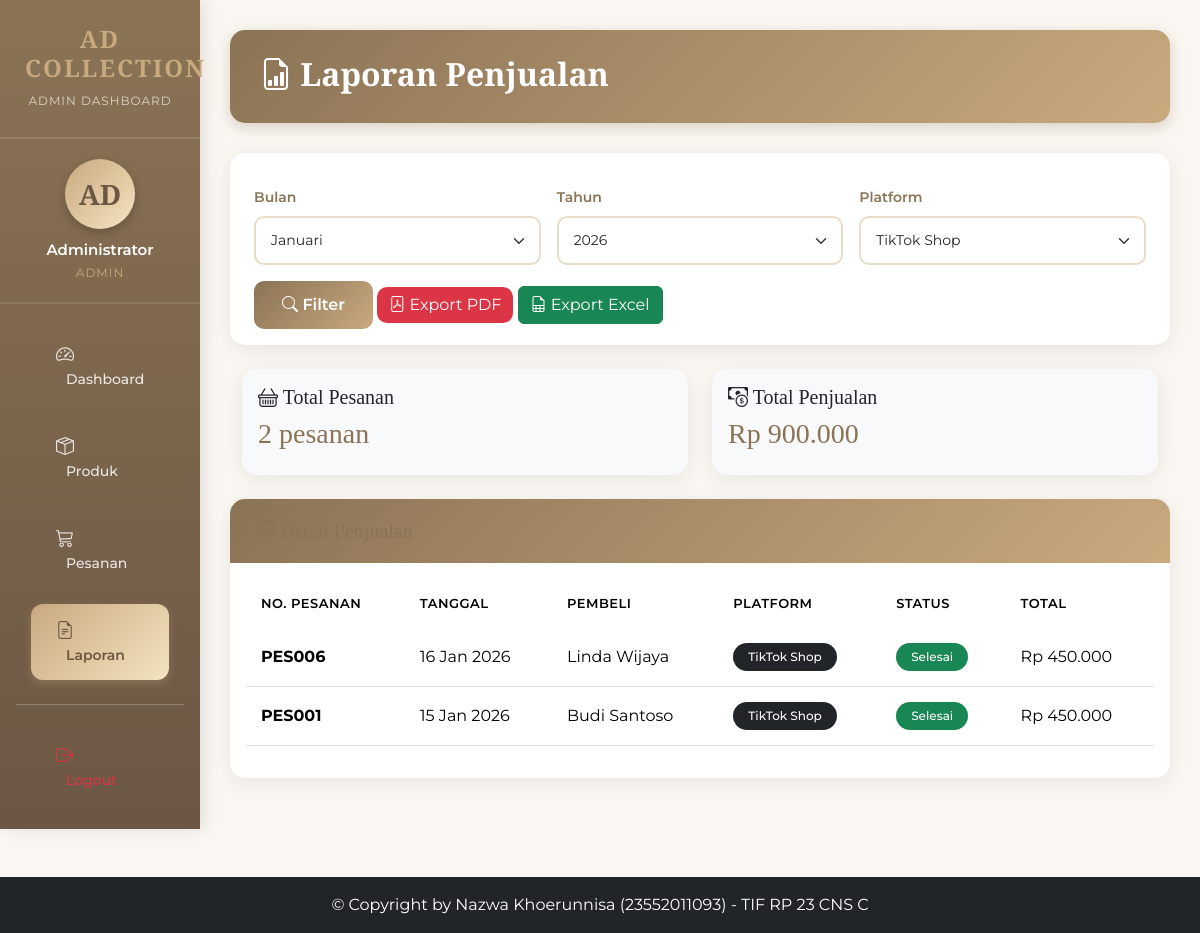
Screenshot of /reports/index.php?platform=tiktok (signed in) with the database file from the repository.
### tables this page shows
CREATE TABLE IF NOT EXISTS orders (
    id INT PRIMARY KEY AUTO_INCREMENT,
    nomor_pesanan VARCHAR(50) UNIQUE NOT NULL,
    user_id INT,
    nama_pembeli VARCHAR(100) NOT NULL,
    email_pembeli VARCHAR(100),
    nomor_telepon VARCHAR(15),
    alamat_pengiriman TEXT,
    platform ENUM('tiktok', 'shopee', 'manual') DEFAULT 'manual',
    status ENUM('pending', 'proses', 'dikirim', 'selesai', 'batal') DEFAULT 'pending',
    total DECIMAL(12, 2) NOT NULL,
    tanggal DATE NOT NULL,
    catatan TEXT,
    created_at TIMESTAMP DEFAULT CURRENT_TIMESTAMP,
    updated_at TIMESTAMP DEFAULT CURRENT_TIMESTAMP ON UPDATE CURRENT_TIMESTAMP,
    FOREIGN KEY (user_id) REFERENCES users(id) ON DELETE SET NULL
);

### config/database.php (called while the page is built, shortened)
<?php
function rupiah($angka) {
    return "Rp " . number_format($angka, 0, ',', '.');
}
function tanggal_indo($tanggal) {
    $bulan = [1 => 'Jan', 'Feb', 'Mar', 'Apr', 'Mei', 'Jun', 'Jul', 'Agu', 'Sep', 'Okt', 'Nov', 'Des'];
    $pecah = explode('-', $tanggal);
    return $pecah[2] . ' ' . $bulan[(int)$pecah[1]] . ' ' . $pecah[0];
}
?>

### reports/index.php (the view, shortened to what this page needs)
<?php
require_once '../config/database.php';
$filter_platform = $_GET['platform'] ?? '';
$filter_bulan = $_GET['bulan'] ?? date('m');
$filter_tahun = $_GET['tahun'] ?? date('Y');
$bulan_int = (int)$filter_bulan;
$tahun_int = (int)$filter_tahun;
$query = "SELECT * FROM orders WHERE MONTH(tanggal) = $bulan_int AND YEAR(tanggal) = $tahun_int AND status = 'selesai'";
if (!empty($filter_platform)) {
    $platform_safe = mysqli_real_escape_string($conn, $filter_platform);
    $query .= " AND platform = '$platform_safe'";
}
$query .= " ORDER BY tanggal DESC";
$reports = mysqli_query($conn, $query);
$total_query = "SELECT COUNT(*) as total_pesanan, SUM(total) as total_penjualan FROM orders
                WHERE MONTH(tanggal) = $bulan_int AND YEAR(tanggal) = $tahun_int AND status = 'selesai'";
if (!empty($filter_platform)) {
    $total_query .= " AND platform = '$platform_safe'";
}
$total_result = mysqli_query($conn, $total_query);
$summary = mysqli_fetch_assoc($total_result);
include '../includes/header.php';
?>
<div class="container-fluid">
    <div class="row">
        <?php include '../includes/sidebar.php'; ?>
        <main class="col-12 col-md-10 main-content">
            <div class="page-header">
                <h2><i class="bi bi-file-earmark-bar-graph"></i> Laporan Penjualan</h2>
            </div>
            <div class="card mb-4">
                <div class="card-body">
                    <form method="GET" class="row g-3">
                        <div class="col-md-4">
                            <label for="bulan" class="form-label">Bulan</label>
                            <select class="form-select" id="bulan" name="bulan">
                                <?php
                                $nama_bulan = ['', 'Januari', 'Februari', 'Maret', 'April', 'Mei', 'Juni', 'Juli', 'Agustus', 'September', 'Oktober', 'November', 'Desember'];
                                for ($i = 1; $i <= 12; $i++):
                                    $bulan_pad = str_pad($i, 2, '0', STR_PAD_LEFT);
                                    $is_selected = ((int)$filter_bulan === $i) ? 'selected' : '';
                                ?>
                                    <option value="<?= $bulan_pad; ?>" <?= $is_selected; ?>>
                                        <?= $nama_bulan[$i]; ?>
                                    </option>
                                <?php endfor; ?>
                            </select>
                        </div>
                        <div class="col-md-4">
                            <label for="tahun" class="form-label">Tahun</label>
                            <select class="form-select" id="tahun" name="tahun">
                                <?php for ($y = date('Y') - 5; $y <= date('Y'); $y++): ?>
                                    <option value="<?= $y; ?>" <?= (int)$filter_tahun === $y ? 'selected' : ''; ?>>
                                        <?= $y; ?>
                                    </option>
                                <?php endfor; ?>
                            </select>
                        </div>
                        <div class="col-md-4">
                            <label for="platform" class="form-label">Platform</label>
                            <select class="form-select" id="platform" name="platform">
                                <option value="tiktok" <?= $filter_platform == 'tiktok' ? 'selected' : ''; ?>>TikTok Shop</option>
                            </select>
                        </div>
                        <div class="col-12">
                            <button type="submit" class="btn btn-primary">
                                <i class="bi bi-search"></i> Filter
                            </button>
                            <a href="export_pdf.php?<?= http_build_query($_GET); ?>" target="_blank" class="btn btn-danger">
                                <i class="bi bi-file-pdf"></i> Export PDF
                            </a>
                            <a href="export_excel.php?<?= http_build_query($_GET); ?>" class="btn btn-success">
                                <i class="bi bi-file-earmark-spreadsheet"></i> Export Excel
                            </a>
                        </div>
                    </form>
                </div>
            </div>
            <div class="row mb-4">
                <div class="col-md-6">
                    <div class="card bg-light">
                        <div class="card-body">
                            <h5 class="card-title"><i class="bi bi-basket"></i> Total Pesanan</h5>
                            <h3><?= $summary['total_pesanan'] ?? 0; ?> pesanan</h3>
                        </div>
                    </div>
                </div>
                <div class="col-md-6">
                    <div class="card bg-light">
                        <div class="card-body">
                            <h5 class="card-title"><i class="bi bi-cash-coin"></i> Total Penjualan</h5>
                            <h3><?= rupiah($summary['total_penjualan'] ?? 0); ?></h3>
                        </div>
                    </div>
                </div>
            </div>
            <div class="card">
                <div class="card-header">
                    <h5 class="mb-0"><i class="bi bi-table"></i> Detail Penjualan</h5>
                </div>
                <div class="card-body">
                    <div class="table-responsive">
                        <table class="table table-hover">
                            <thead>
                                <tr>
                                    <th>No. Pesanan</th>
                                    <th>Tanggal</th>
                                    <th>Pembeli</th>
                                    <th>Platform</th>
                                    <th>Status</th>
                                    <th>Total</th>
                                </tr>
                            </thead>
                            <tbody>
                                <?php while ($row = mysqli_fetch_assoc($reports)): ?>
                                    <tr>
                                        <td><strong><?= $row['nomor_pesanan']; ?></strong></td>
                                        <td><?= tanggal_indo($row['tanggal']); ?></td>
                                        <td><?= $row['nama_pembeli']; ?></td>
                                        <td>
                                            <?php if ($row['platform'] == 'tiktok'): ?>
                                                <span class="badge bg-dark">TikTok Shop</span>
                                            <?php elseif ($row['platform'] == 'shopee'): ?>
                                                <span class="badge bg-warning">Shopee</span>
                                            <?php else: ?>
                                                <span class="badge bg-secondary">Manual</span>
                                            <?php endif; ?>
                                        </td>
                                        <td>
                                            <?php
                                            $status_colors = [
                                                'pending' => 'secondary',
                                                'proses' => 'warning',
                                                'dikirim' => 'info',
                                                'selesai' => 'success',
                                                'batal' => 'danger'
                                            ];
                                            $status_label = [
                                                'pending' => 'Pending',
                                                'proses' => 'Proses',
                                                'dikirim' => 'Dikirim',
                                                'selesai' => 'Selesai',
                                                'batal' => 'Batal'
                                            ];
                                            ?>
                                            <span class="badge bg-<?= $status_colors[$row['status']] ?? 'secondary'; ?>">
                                                <?= $status_label[$row['status']] ?? $row['status']; ?>
                                            </span>
                                        </td>
                                        <td><?= rupiah($row['total']); ?></td>
                                    </tr>
                                <?php endwhile; ?>
                            </tbody>
                        </table>
                    </div>
                </div>
            </div>
        </main>
    </div>
</div>
<?php include '../includes/footer.php'; ?>

### includes/header.php (style rules this page uses)
:root { --primary-brown: #8B7355; --secondary-gold: #C9A97E; --cream: #FAF7F2; --light-cream: #F5EFE6; --dark-brown: #6B5744; --text-dark: #3E3E3E; }
* { margin: 0; padding: 0; box-sizing: border-box; }
body { font-family: 'Montserrat', sans-serif; background-color: var(--cream); color: var(--text-dark); overflow-x: hidden; }
.container-fluid { padding: 0; }
.row { margin: 0; }
h1, h2, h3, h4, h5, h6 { font-family: 'Playfair Display', serif; color: var(--primary-brown); }
.main-content { background-color: var(--cream); min-height: 100vh; padding: 30px; }
.card { border: none; box-shadow: 0 4px 20px rgba(0,0,0,0.08); border-radius: 15px; background: white; }
.card-header { background: linear-gradient(135deg, #8B7355 0%, #C9A97E 100%); color: white; border: none; border-radius: 15px 15px 0 0 !important; padding: 20px 25px; font-family: 'Playfair Display', serif; }
.page-header { background: linear-gradient(135deg, #8B7355 0%, #C9A97E 100%); color: white; padding: 25px 30px; border-radius: 15px; margin-bottom: 30px; box-shadow: 0 4px 15px rgba(139, 115, 85, 0.3); }
.page-header h2 { color: white; font-weight: 700; margin-bottom: 5px; }
.btn-primary { background: linear-gradient(135deg, #8B7355 0%, #C9A97E 100%); border: none; color: white; font-weight: 600; padding: 12px 28px; border-radius: 10px; transition: all 0.3s ease; }
.btn-danger { background: #dc3545; border: none; border-radius: 10px; }
.table { background: white; }
.table thead { background: linear-gradient(135deg, #8B7355 0%, #C9A97E 100%); color: white; }
.table thead th { border: none; padding: 15px; font-weight: 600; text-transform: uppercase; font-size: 13px; letter-spacing: 0.5px; }
.table tbody td { padding: 15px; vertical-align: middle; }
.badge { padding: 8px 15px; border-radius: 20px; font-weight: 500; font-size: 12px; }
.form-control, .form-select { border: 2px solid #E8DCC8; border-radius: 10px; padding: 12px 15px; font-size: 14px; }
.form-label { font-weight: 600; color: var(--primary-brown); margin-bottom: 8px; font-size: 14px; }

### rows the page displays
orders: nomor_pesanan "PES006", tanggal "16 Jan 2026", nama_pembeli "Linda Wijaya", platform "TikTok Shop", status "Selesai", total "Rp 450.000"
orders: nomor_pesanan "PES001", tanggal "15 Jan 2026", nama_pembeli "Budi Santoso", platform "TikTok Shop", status "Selesai", total "Rp 450.000"

### other values shown
substr($user_name, 0, 2) "AD"
$user_name "Administrator"
$user_role "ADMIN"
$summary['total_pesanan'] "2"
rupiah($summary['total_penjualan'] ?? 0) "Rp 900.000"
form field bulan "Januari"
form field tahun "2026"
